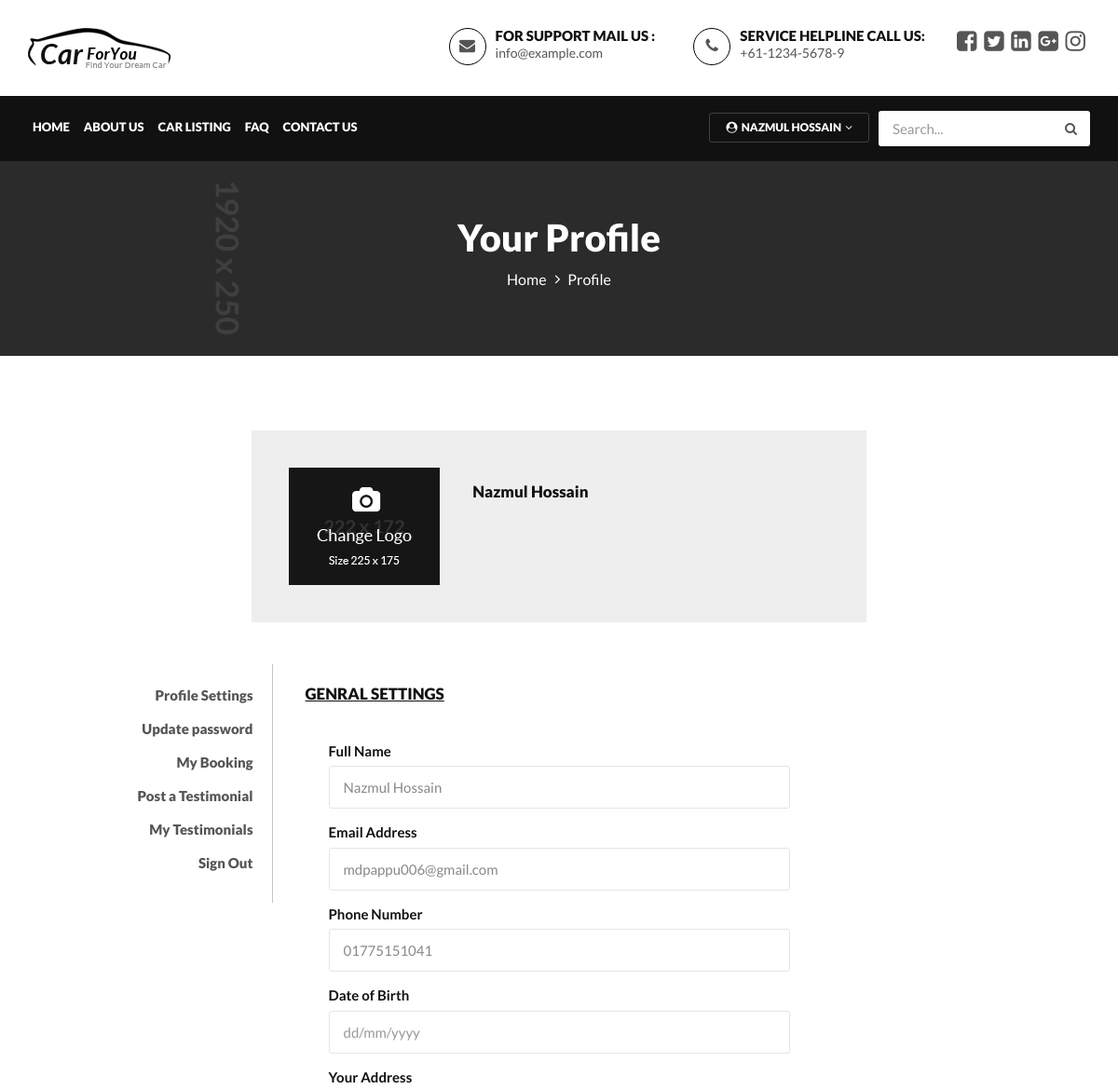
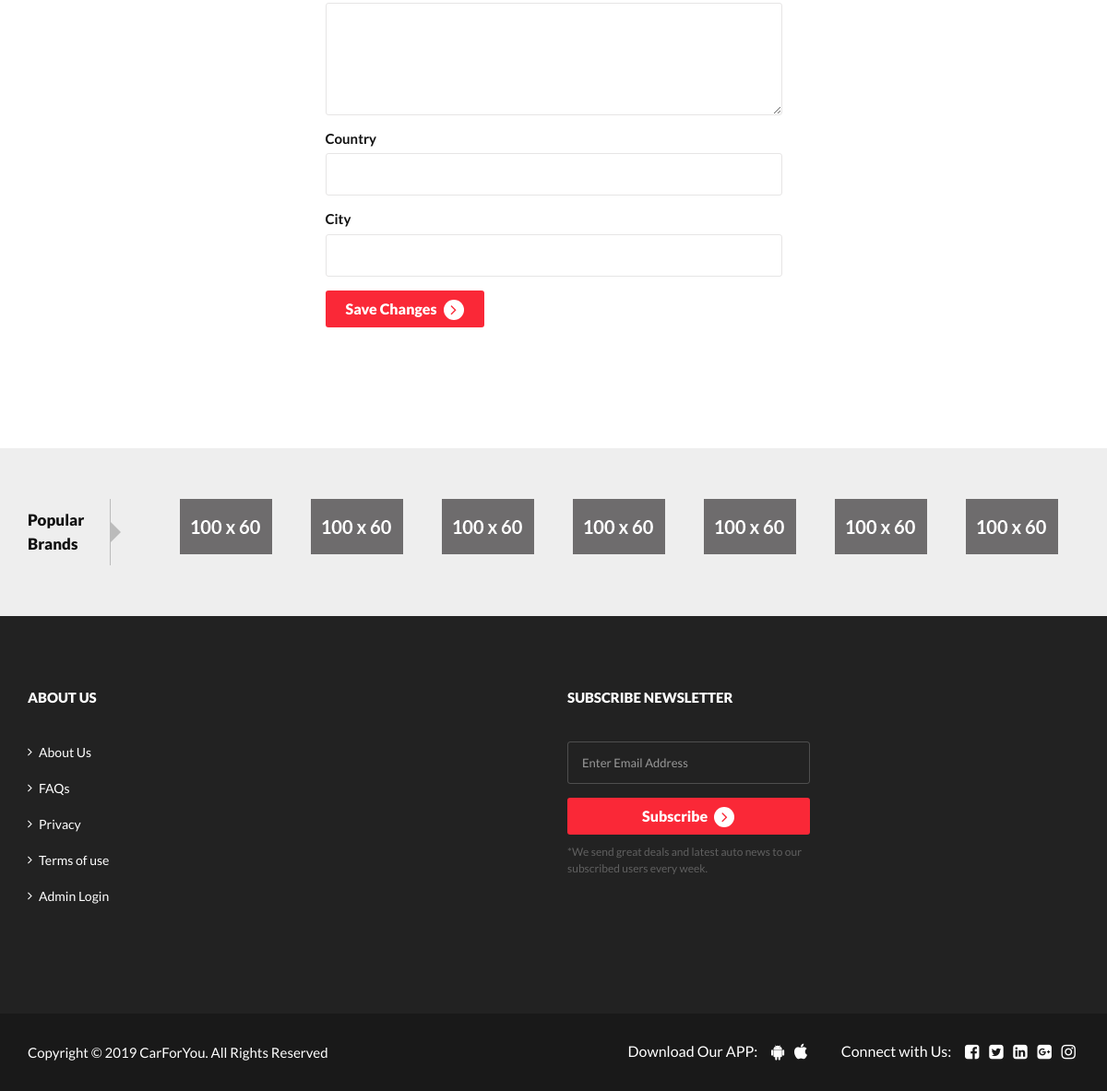
Page /profile-settings.php (signed in) on the committed database (2 pictures, top to bottom).
### tables this page shows
CREATE TABLE IF NOT EXISTS `tblusers` (
  `id` int(11) NOT NULL AUTO_INCREMENT,
  `FullName` varchar(120) DEFAULT NULL,
  `EmailId` varchar(100) DEFAULT NULL,
  `Password` varchar(100) DEFAULT NULL,
  `ContactNo` varchar(11) DEFAULT NULL,
  `dob` varchar(120) DEFAULT NULL,
  `Address` varchar(255) DEFAULT NULL,
  `City` varchar(100) DEFAULT NULL,
  `Country` varchar(100) DEFAULT NULL,
  `RegDate` timestamp NULL DEFAULT current_timestamp(),
  `UpdationDate` timestamp NULL DEFAULT current_timestamp(),
  PRIMARY KEY (`id`),
  UNIQUE KEY `EmailId` (`EmailId`)
);

### profile-settings.php (the view, shortened to what this page needs)
<?php
  include_once('partials/header.php');
?>
<section class="page-header profile_page">
  <div class="container">
    <div class="page-header_wrap">
      <div class="page-heading">
        <h1>Your Profile</h1>
      </div>
      <ul class="coustom-breadcrumb">
        <li><a href="#">Home</a></li>
        <li>Profile</li>
      </ul>
    </div>
  </div>
  <div class="dark-overlay"></div>
</section>
<section class="user_profile inner_pages">
  <div class="container">
    <div class="user_profile_info gray-bg padding_4x4_40">
      <div class="upload_user_logo"> <img src="assets/images/222x172.jpg" alt="image">
        <div class="upload_newlogo">
        </div>
      </div>
      <div class="dealer_info">
        <h5><?php echo $_SESSION['userName'];?> </h5>
      </div>
    </div>
    <div class="row">
      <?php
        include_once('profile-nav.php');
        $query = "SELECT * from tblusers where id='{$_SESSION['userid']}'";
        $result = mysqli_query($db, $query);
      ?>
      <div class="col-md-6 col-sm-8">
        <div class="profile_wrap">
          <h5 class="uppercase underline">Genral Settings</h5>
          <form method="POST">
          <?php
              foreach($result as $row):
          ?>
            <div class="form-group">
              <label class="control-label">Full Name</label>
              <input class="form-control white_bg" id="fullname" name="fullname" type="text" value="<?php echo $row['FullName'];
              ?>">
            </div>
            <div class="form-group">
              <label class="control-label">Email Address</label>
              <input class="form-control white_bg" id="email" name="email" type="email" value="<?php echo $row['EmailId'];?>">
            </div>
            <div class="form-group">
              <label class="control-label">Phone Number</label>
              <input class="form-control white_bg" id="phone-number" name="phoneNum" type="text" value="<?php echo $row['ContactNo'];?>">
            </div>
            <div class="form-group">
              <label class="control-label">Date of Birth</label>
              <input class="form-control white_bg" id="birth-date" name="dob" type="text" placeholder="dd/mm/yyyy" value="<?php echo $row['dob'];?>">
            </div>
            <div class="form-group">
              <label class="control-label">Your Address</label>
              <textarea class="form-control white_bg" name="uraddress" rows="4" value="Hi"><?php echo $row['Address'];?></textarea>
            </div>
            <div class="form-group">
              <label class="control-label">Country</label>
              <input class="form-control white_bg" id="country" name="country" type="text" value="<?php echo $row['Country'];?>">
            </div>
            <div class="form-group">
              <label class="control-label">City</label>
              <input class="form-control white_bg" id="city" name="city" type="text" value="<?php echo $row['City'];?>">
            </div>
            <?php
              endforeach;
            ?>
            <div class="form-group">
              <button type="submit" class="btn" name="saveChanges">Save Changes <span class="angle_arrow"><i class="fa fa-angle-right" aria-hidden="true"></i></span></button>
            </div>
          </form>
        </div>
      </div>
    </div>
  </div>
</section>
<section class="brand-section gray-bg">
  <div class="container">
    <div class="brand-hadding">
      <h5>Popular Brands</h5>
    </div>
    <div class="brand-logo-list">
      <div id="popular_brands">
        <div><a href="#"><img src="assets/images/100x60.png" class="img-responsive" alt="image"></a></div>
        <div><a href="#"><img src="assets/images/100x60.png" class="img-responsive" alt="image"></a></div>
        <div><a href="#"><img src="assets/images/100x60.png" class="img-responsive" alt="image"></a></div>
        <div><a href="#"><img src="assets/images/100x60.png" class="img-responsive" alt="image"></a></div>
        <div><a href="#"><img src="assets/images/100x60.png" class="img-responsive" alt="image"></a></div>
        <div><a href="#"><img src="assets/images/100x60.png" class="img-responsive" alt="image"></a></div>
        <div><a href="#"><img src="assets/images/100x60.png" class="img-responsive" alt="image"></a></div>
      </div>
    </div>
  </div>
</section>
<?php include_once('partials/footer.php');?>

### assets/colors/red.css (style rules this page uses)
a, .btn-link, .car-title-m h6 a:hover, .featured-car-content > h6 a:hover, .footer-top ul li a:hover, .get-intouch a:hover, .blog-content h5 a:hover, .blog-info-box li a:hover, .control-label span, .angle_arrow i, .contact_detail li a:hover, .team_more_info p a:hover, .error_text_m h2, .search_btn, .popular_post_title a:hover, .categories_list ul li a:hover, .categories_list ul li a:hover:after, .article_meta ul li a:hover, .articale_header h2 a:hover, .btn.outline, .share_article ul li, .contact-info a:hover, .social-follow a:hover, .radio input[type=radio]:checked + label:before, .checkbox input[type=checkbox]:checked + label:before, .product-listing-content h5 a:hover, .pricing_info .price, .text-primary, .footer_widget ul li a:hover, .header_search button:hover, .header_widgets a:hover, .navbar-default .navbar-nav > li.active a, .navbar-default .navbar-nav > li:focus a, .navbar-default .navbar-nav > li:hover a, .navbar-default .navbar-nav > .active > a:hover, .navbar-default .navbar-nav > .open > a, .navbar-default .navbar-nav > .open > a:focus, .navbar-default .navbar-nav > .open > a:hover, .my_vehicles_list ul.vehicle_listing li a:hover, .dealer_contact_info a:hover, .widget_heading i, .dealers_listing .dealer_info h5 a:hover, .main_features ul li p, .listing_detail_head .price_info p, .listing_other_info button:hover, .compare_info table td i, .compare_info table th i, #accessories i, .price, .inventory_info_list ul li i, .services_info h4 a:hover, .about_info .icon_box, .header_style2 .navbar-nav > li > .dropdown-menu a:hover, .header_style2 .navbar-default .navbar-nav li:hover .dropdown-menu li a:hover, .header_style2 .dropdown-menu > .active > a, .header_style2 .dropdown-menu > .active > a:focus, .header_style2 .dropdown-menu > .active > a:hover, .header_style2 .dropdown-menu > li > a:focus, .header_style2 .dropdown-menu > li > a:hover, .blog-info-box .share_article:hover ul li a:hover { color:#fa2837; fill: #fa2837; }
.btn, .nav-tabs > li.active > a, .nav-tabs > li.active > a:focus, .nav-tabs > li.active > a:hover, .recent-tab .nav.nav-tabs li.active a, .fun-facts-m, .featured-icon, .owl-pagination .owl-page.active, #testimonial-slider .owl-pagination .owl-page.active, .social-follow.footer-social a:hover, .back-top a, .team_more_info ul li a:hover, .tag_list ul li a:hover, .pagination ul li.current, .pagination ul li:hover, .btn.outline:hover, .btn.outline:focus, .share_article ul li:hover, .nav-tabs > li a:hover, .nav-tabs > li a:focus, .label-icon, .navbar-default .navbar-toggle .icon-bar, .navbar-default .navbar-toggle:focus, .navbar-default .navbar-toggle:hover, .label_icon, .navbar-nav > li > .dropdown-menu, .add_compare .checkbox, .search_other, .vs, .td_divider, .search_other_inventory, #other_info, .main_bg, .slider .slider-handle, .slider .slider-selection, .primary-bg { background: #fa2837 none repeat scroll 0 0; fill: #fa2837; }
.nav-tabs > li.active > a, .nav-tabs > li.active > a:focus, .nav-tabs > li.active > a:hover, .social-follow.footer-social a:hover, .page-header, .tag_list ul li a:hover, .btn.outline, .share_article ul li, blockquote, .social-follow a:hover, .radio label:before, .navbar-default .navbar-toggle, .owl-buttons div, .about_info .icon_box { border-color: #fa2837; }

### rows in the picture
tblusers: fullname "Nazmul Hossain", email "mdpappu006@gmail.com", phoneNum "01775151041"

### other values in the picture
$_SESSION['userName'] "NAZMUL HOSSAIN"
$_SESSION['userName'] "Nazmul Hossain"
